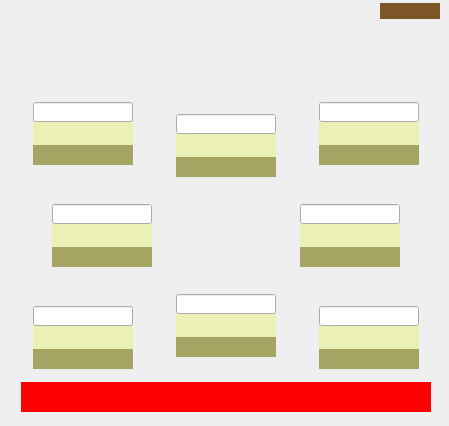
<?xml version="1.0" ?>
<ui version="4.0">
  <class>optics-R2-13-xiahsc</class>
  <widget class="QWidget" name="screen">
    <property name="geometry">
      <rect>
        <x>85</x>
        <y>104</y>
        <width>449</width>
        <height>426</height>
      </rect>
    </property>
    <property name="styleSheet">
      <string notr="true">QWidget#screen {
  color: rgb(0, 0, 0);
  background-color: rgb(187, 193, 135);
  }</string>
    </property>
    <property name="windowTitle">
      <string>optics-R2-13-xiahsc</string>
    </property>
    <widget class="QWidget" name="text_146">
      <property name="geometry">
        <rect>
          <x>10</x>
          <y>17</y>
          <width>380</width>
          <height>20</height>
        </rect>
      </property>
      <property name="styleSheet">
        <string notr="true">QWidget#text_146 {
  color: rgb(0, 0, 0);
  }</string>
      </property>
      <property name="toolTip">
        <string>TBA widget: text_146</string>
      </property>
    </widget>
    <widget class="QWidget" name="text_147">
      <property name="geometry">
        <rect>
          <x>4</x>
          <y>4</y>
          <width>363</width>
          <height>8</height>
        </rect>
      </property>
      <property name="styleSheet">
        <string notr="true">QWidget#text_147 {
  color: rgb(0, 0, 0);
  }</string>
      </property>
      <property name="toolTip">
        <string>TBA widget: text_147</string>
      </property>
    </widget>
    <widget class="QWidget" name="message_button_56">
      <property name="geometry">
        <rect>
          <x>21</x>
          <y>382</y>
          <width>410</width>
          <height>30</height>
        </rect>
      </property>
      <property name="styleSheet">
        <string notr="true">QWidget#message_button_56 {
  color: rgb(255, 255, 255);
  background-color: rgb(253, 0, 0);
  }</string>
      </property>
      <property name="toolTip">
        <string>TBA widget: message_button_56</string>
      </property>
    </widget>
    <widget class="QWidget" name="rectangle_53">
      <property name="geometry">
        <rect>
          <x>166</x>
          <y>191</y>
          <width>120</width>
          <height>80</height>
        </rect>
      </property>
      <property name="styleSheet">
        <string notr="true">QWidget#rectangle_53 {
  color: rgb(251, 243, 74);
  }</string>
      </property>
      <property name="toolTip">
        <string>TBA widget: rectangle_53</string>
      </property>
    </widget>
    <widget class="QWidget" name="rectangle_54">
      <property name="geometry">
        <rect>
          <x>43</x>
          <y>186</y>
          <width>118</width>
          <height>90</height>
        </rect>
      </property>
      <property name="styleSheet">
        <string notr="true">QWidget#rectangle_54 {
  color: rgb(135, 147, 226);
  }</string>
      </property>
      <property name="toolTip">
        <string>TBA widget: rectangle_54</string>
      </property>
    </widget>
    <widget class="QWidget" name="rectangle_55">
      <property name="geometry">
        <rect>
          <x>47</x>
          <y>200</y>
          <width>110</width>
          <height>72</height>
        </rect>
      </property>
      <property name="styleSheet">
        <string notr="true">QWidget#rectangle_55 {
  color: rgb(0, 216, 0);
  }</string>
      </property>
      <property name="toolTip">
        <string>TBA widget: rectangle_55</string>
      </property>
    </widget>
    <widget class="QWidget" name="text_entry_87">
      <property name="geometry">
        <rect>
          <x>52</x>
          <y>223</y>
          <width>100</width>
          <height>24</height>
        </rect>
      </property>
      <property name="styleSheet">
        <string notr="true">QWidget#text_entry_87 {
  color: rgb(0, 0, 0);
  background-color: rgb(235, 241, 181);
  }</string>
      </property>
      <property name="toolTip">
        <string>TBA widget: text_entry_87</string>
      </property>
    </widget>
    <widget class="PyDMLineEdit" name="text_update_77">
      <property name="geometry">
        <rect>
          <x>52</x>
          <y>204</y>
          <width>100</width>
          <height>20</height>
        </rect>
      </property>
      <property name="styleSheet">
        <string notr="true">PyDMLineEdit#text_update_77 {
  color: rgb(0, 0, 0);
  background-color: rgb(212, 219, 157);
  }</string>
      </property>
      <property name="toolTip">
        <string>PV: ${P}${HSC}lRB</string>
      </property>
      <property name="readOnly">
        <bool>true</bool>
      </property>
      <property name="channel" stdset="0">
        <string>ca://${P}${HSC}lRB</string>
      </property>
    </widget>
    <widget class="QWidget" name="valuator">
      <property name="geometry">
        <rect>
          <x>52</x>
          <y>247</y>
          <width>100</width>
          <height>20</height>
        </rect>
      </property>
      <property name="styleSheet">
        <string notr="true">QWidget#valuator {
  color: rgb(0, 0, 0);
  background-color: rgb(166, 164, 98);
  }</string>
      </property>
      <property name="toolTip">
        <string>TBA widget: valuator</string>
      </property>
    </widget>
    <widget class="QWidget" name="text_148">
      <property name="geometry">
        <rect>
          <x>47</x>
          <y>190</y>
          <width>110</width>
          <height>10</height>
        </rect>
      </property>
      <property name="styleSheet">
        <string notr="true">QWidget#text_148 {
  color: rgb(0, 0, 0);
  }</string>
      </property>
      <property name="toolTip">
        <string>TBA widget: text_148</string>
      </property>
    </widget>
    <widget class="QWidget" name="rectangle_56">
      <property name="geometry">
        <rect>
          <x>167</x>
          <y>96</y>
          <width>118</width>
          <height>90</height>
        </rect>
      </property>
      <property name="styleSheet">
        <string notr="true">QWidget#rectangle_56 {
  color: rgb(135, 147, 226);
  }</string>
      </property>
      <property name="toolTip">
        <string>TBA widget: rectangle_56</string>
      </property>
    </widget>
    <widget class="QWidget" name="rectangle_57">
      <property name="geometry">
        <rect>
          <x>171</x>
          <y>110</y>
          <width>110</width>
          <height>72</height>
        </rect>
      </property>
      <property name="styleSheet">
        <string notr="true">QWidget#rectangle_57 {
  color: rgb(0, 216, 0);
  }</string>
      </property>
      <property name="toolTip">
        <string>TBA widget: rectangle_57</string>
      </property>
    </widget>
    <widget class="QWidget" name="text_entry_88">
      <property name="geometry">
        <rect>
          <x>176</x>
          <y>133</y>
          <width>100</width>
          <height>24</height>
        </rect>
      </property>
      <property name="styleSheet">
        <string notr="true">QWidget#text_entry_88 {
  color: rgb(0, 0, 0);
  background-color: rgb(235, 241, 181);
  }</string>
      </property>
      <property name="toolTip">
        <string>TBA widget: text_entry_88</string>
      </property>
    </widget>
    <widget class="PyDMLineEdit" name="text_update_78">
      <property name="geometry">
        <rect>
          <x>176</x>
          <y>114</y>
          <width>100</width>
          <height>20</height>
        </rect>
      </property>
      <property name="styleSheet">
        <string notr="true">PyDMLineEdit#text_update_78 {
  color: rgb(0, 0, 0);
  background-color: rgb(212, 219, 157);
  }</string>
      </property>
      <property name="toolTip">
        <string>PV: ${P}${HSC}tRB</string>
      </property>
      <property name="readOnly">
        <bool>true</bool>
      </property>
      <property name="channel" stdset="0">
        <string>ca://${P}${HSC}tRB</string>
      </property>
    </widget>
    <widget class="QWidget" name="valuator_1">
      <property name="geometry">
        <rect>
          <x>176</x>
          <y>157</y>
          <width>100</width>
          <height>20</height>
        </rect>
      </property>
      <property name="styleSheet">
        <string notr="true">QWidget#valuator_1 {
  color: rgb(0, 0, 0);
  background-color: rgb(166, 164, 98);
  }</string>
      </property>
      <property name="toolTip">
        <string>TBA widget: valuator_1</string>
      </property>
    </widget>
    <widget class="QWidget" name="text_149">
      <property name="geometry">
        <rect>
          <x>171</x>
          <y>100</y>
          <width>110</width>
          <height>10</height>
        </rect>
      </property>
      <property name="styleSheet">
        <string notr="true">QWidget#text_149 {
  color: rgb(0, 0, 0);
  }</string>
      </property>
      <property name="toolTip">
        <string>TBA widget: text_149</string>
      </property>
    </widget>
    <widget class="QWidget" name="rectangle_58">
      <property name="geometry">
        <rect>
          <x>167</x>
          <y>276</y>
          <width>118</width>
          <height>90</height>
        </rect>
      </property>
      <property name="styleSheet">
        <string notr="true">QWidget#rectangle_58 {
  color: rgb(135, 147, 226);
  }</string>
      </property>
      <property name="toolTip">
        <string>TBA widget: rectangle_58</string>
      </property>
    </widget>
    <widget class="QWidget" name="rectangle_59">
      <property name="geometry">
        <rect>
          <x>171</x>
          <y>290</y>
          <width>110</width>
          <height>72</height>
        </rect>
      </property>
      <property name="styleSheet">
        <string notr="true">QWidget#rectangle_59 {
  color: rgb(0, 216, 0);
  }</string>
      </property>
      <property name="toolTip">
        <string>TBA widget: rectangle_59</string>
      </property>
    </widget>
    <widget class="QWidget" name="text_entry_89">
      <property name="geometry">
        <rect>
          <x>176</x>
          <y>313</y>
          <width>100</width>
          <height>24</height>
        </rect>
      </property>
      <property name="styleSheet">
        <string notr="true">QWidget#text_entry_89 {
  color: rgb(0, 0, 0);
  background-color: rgb(235, 241, 181);
  }</string>
      </property>
      <property name="toolTip">
        <string>TBA widget: text_entry_89</string>
      </property>
    </widget>
    <widget class="PyDMLineEdit" name="text_update_79">
      <property name="geometry">
        <rect>
          <x>176</x>
          <y>294</y>
          <width>100</width>
          <height>20</height>
        </rect>
      </property>
      <property name="styleSheet">
        <string notr="true">PyDMLineEdit#text_update_79 {
  color: rgb(0, 0, 0);
  background-color: rgb(212, 219, 157);
  }</string>
      </property>
      <property name="toolTip">
        <string>PV: ${P}${HSC}bRB</string>
      </property>
      <property name="readOnly">
        <bool>true</bool>
      </property>
      <property name="channel" stdset="0">
        <string>ca://${P}${HSC}bRB</string>
      </property>
    </widget>
    <widget class="QWidget" name="valuator_2">
      <property name="geometry">
        <rect>
          <x>176</x>
          <y>337</y>
          <width>100</width>
          <height>20</height>
        </rect>
      </property>
      <property name="styleSheet">
        <string notr="true">QWidget#valuator_2 {
  color: rgb(0, 0, 0);
  background-color: rgb(166, 164, 98);
  }</string>
      </property>
      <property name="toolTip">
        <string>TBA widget: valuator_2</string>
      </property>
    </widget>
    <widget class="QWidget" name="text_150">
      <property name="geometry">
        <rect>
          <x>171</x>
          <y>280</y>
          <width>110</width>
          <height>10</height>
        </rect>
      </property>
      <property name="styleSheet">
        <string notr="true">QWidget#text_150 {
  color: rgb(0, 0, 0);
  }</string>
      </property>
      <property name="toolTip">
        <string>TBA widget: text_150</string>
      </property>
    </widget>
    <widget class="QWidget" name="rectangle_60">
      <property name="geometry">
        <rect>
          <x>291</x>
          <y>186</y>
          <width>118</width>
          <height>90</height>
        </rect>
      </property>
      <property name="styleSheet">
        <string notr="true">QWidget#rectangle_60 {
  color: rgb(135, 147, 226);
  }</string>
      </property>
      <property name="toolTip">
        <string>TBA widget: rectangle_60</string>
      </property>
    </widget>
    <widget class="QWidget" name="rectangle_61">
      <property name="geometry">
        <rect>
          <x>295</x>
          <y>200</y>
          <width>110</width>
          <height>72</height>
        </rect>
      </property>
      <property name="styleSheet">
        <string notr="true">QWidget#rectangle_61 {
  color: rgb(0, 216, 0);
  }</string>
      </property>
      <property name="toolTip">
        <string>TBA widget: rectangle_61</string>
      </property>
    </widget>
    <widget class="QWidget" name="text_entry_90">
      <property name="geometry">
        <rect>
          <x>300</x>
          <y>223</y>
          <width>100</width>
          <height>24</height>
        </rect>
      </property>
      <property name="styleSheet">
        <string notr="true">QWidget#text_entry_90 {
  color: rgb(0, 0, 0);
  background-color: rgb(235, 241, 181);
  }</string>
      </property>
      <property name="toolTip">
        <string>TBA widget: text_entry_90</string>
      </property>
    </widget>
    <widget class="PyDMLineEdit" name="text_update_80">
      <property name="geometry">
        <rect>
          <x>300</x>
          <y>204</y>
          <width>100</width>
          <height>20</height>
        </rect>
      </property>
      <property name="styleSheet">
        <string notr="true">PyDMLineEdit#text_update_80 {
  color: rgb(0, 0, 0);
  background-color: rgb(212, 219, 157);
  }</string>
      </property>
      <property name="toolTip">
        <string>PV: ${P}${HSC}rRB</string>
      </property>
      <property name="readOnly">
        <bool>true</bool>
      </property>
      <property name="channel" stdset="0">
        <string>ca://${P}${HSC}rRB</string>
      </property>
    </widget>
    <widget class="QWidget" name="valuator_3">
      <property name="geometry">
        <rect>
          <x>300</x>
          <y>247</y>
          <width>100</width>
          <height>20</height>
        </rect>
      </property>
      <property name="styleSheet">
        <string notr="true">QWidget#valuator_3 {
  color: rgb(0, 0, 0);
  background-color: rgb(166, 164, 98);
  }</string>
      </property>
      <property name="toolTip">
        <string>TBA widget: valuator_3</string>
      </property>
    </widget>
    <widget class="QWidget" name="text_151">
      <property name="geometry">
        <rect>
          <x>295</x>
          <y>190</y>
          <width>110</width>
          <height>10</height>
        </rect>
      </property>
      <property name="styleSheet">
        <string notr="true">QWidget#text_151 {
  color: rgb(0, 0, 0);
  }</string>
      </property>
      <property name="toolTip">
        <string>TBA widget: text_151</string>
      </property>
    </widget>
    <widget class="QWidget" name="rectangle_62">
      <property name="geometry">
        <rect>
          <x>24</x>
          <y>84</y>
          <width>118</width>
          <height>90</height>
        </rect>
      </property>
      <property name="styleSheet">
        <string notr="true">QWidget#rectangle_62 {
  color: rgb(115, 223, 255);
  }</string>
      </property>
      <property name="toolTip">
        <string>TBA widget: rectangle_62</string>
      </property>
    </widget>
    <widget class="QWidget" name="rectangle_63">
      <property name="geometry">
        <rect>
          <x>28</x>
          <y>98</y>
          <width>110</width>
          <height>72</height>
        </rect>
      </property>
      <property name="styleSheet">
        <string notr="true">QWidget#rectangle_63 {
  color: rgb(0, 216, 0);
  }</string>
      </property>
      <property name="toolTip">
        <string>TBA widget: rectangle_63</string>
      </property>
    </widget>
    <widget class="QWidget" name="text_entry_91">
      <property name="geometry">
        <rect>
          <x>33</x>
          <y>121</y>
          <width>100</width>
          <height>24</height>
        </rect>
      </property>
      <property name="styleSheet">
        <string notr="true">QWidget#text_entry_91 {
  color: rgb(0, 0, 0);
  background-color: rgb(235, 241, 181);
  }</string>
      </property>
      <property name="toolTip">
        <string>TBA widget: text_entry_91</string>
      </property>
    </widget>
    <widget class="PyDMLineEdit" name="text_update_81">
      <property name="geometry">
        <rect>
          <x>33</x>
          <y>102</y>
          <width>100</width>
          <height>20</height>
        </rect>
      </property>
      <property name="styleSheet">
        <string notr="true">PyDMLineEdit#text_update_81 {
  color: rgb(0, 0, 0);
  background-color: rgb(212, 219, 157);
  }</string>
      </property>
      <property name="toolTip">
        <string>PV: ${P}${HSC}widthRB</string>
      </property>
      <property name="readOnly">
        <bool>true</bool>
      </property>
      <property name="channel" stdset="0">
        <string>ca://${P}${HSC}widthRB</string>
      </property>
    </widget>
    <widget class="QWidget" name="valuator_4">
      <property name="geometry">
        <rect>
          <x>33</x>
          <y>145</y>
          <width>100</width>
          <height>20</height>
        </rect>
      </property>
      <property name="styleSheet">
        <string notr="true">QWidget#valuator_4 {
  color: rgb(0, 0, 0);
  background-color: rgb(166, 164, 98);
  }</string>
      </property>
      <property name="toolTip">
        <string>TBA widget: valuator_4</string>
      </property>
    </widget>
    <widget class="QWidget" name="text_152">
      <property name="geometry">
        <rect>
          <x>28</x>
          <y>88</y>
          <width>110</width>
          <height>10</height>
        </rect>
      </property>
      <property name="styleSheet">
        <string notr="true">QWidget#text_152 {
  color: rgb(0, 0, 0);
  }</string>
      </property>
      <property name="toolTip">
        <string>TBA widget: text_152</string>
      </property>
    </widget>
    <widget class="QWidget" name="rectangle_64">
      <property name="geometry">
        <rect>
          <x>24</x>
          <y>288</y>
          <width>118</width>
          <height>90</height>
        </rect>
      </property>
      <property name="styleSheet">
        <string notr="true">QWidget#rectangle_64 {
  color: rgb(115, 223, 255);
  }</string>
      </property>
      <property name="toolTip">
        <string>TBA widget: rectangle_64</string>
      </property>
    </widget>
    <widget class="QWidget" name="rectangle_65">
      <property name="geometry">
        <rect>
          <x>28</x>
          <y>302</y>
          <width>110</width>
          <height>72</height>
        </rect>
      </property>
      <property name="styleSheet">
        <string notr="true">QWidget#rectangle_65 {
  color: rgb(0, 216, 0);
  }</string>
      </property>
      <property name="toolTip">
        <string>TBA widget: rectangle_65</string>
      </property>
    </widget>
    <widget class="QWidget" name="text_entry_92">
      <property name="geometry">
        <rect>
          <x>33</x>
          <y>325</y>
          <width>100</width>
          <height>24</height>
        </rect>
      </property>
      <property name="styleSheet">
        <string notr="true">QWidget#text_entry_92 {
  color: rgb(0, 0, 0);
  background-color: rgb(235, 241, 181);
  }</string>
      </property>
      <property name="toolTip">
        <string>TBA widget: text_entry_92</string>
      </property>
    </widget>
    <widget class="PyDMLineEdit" name="text_update_82">
      <property name="geometry">
        <rect>
          <x>33</x>
          <y>306</y>
          <width>100</width>
          <height>20</height>
        </rect>
      </property>
      <property name="styleSheet">
        <string notr="true">PyDMLineEdit#text_update_82 {
  color: rgb(0, 0, 0);
  background-color: rgb(212, 219, 157);
  }</string>
      </property>
      <property name="toolTip">
        <string>PV: ${P}${HSC}h0RB</string>
      </property>
      <property name="readOnly">
        <bool>true</bool>
      </property>
      <property name="channel" stdset="0">
        <string>ca://${P}${HSC}h0RB</string>
      </property>
    </widget>
    <widget class="QWidget" name="valuator_5">
      <property name="geometry">
        <rect>
          <x>33</x>
          <y>349</y>
          <width>100</width>
          <height>20</height>
        </rect>
      </property>
      <property name="styleSheet">
        <string notr="true">QWidget#valuator_5 {
  color: rgb(0, 0, 0);
  background-color: rgb(166, 164, 98);
  }</string>
      </property>
      <property name="toolTip">
        <string>TBA widget: valuator_5</string>
      </property>
    </widget>
    <widget class="QWidget" name="text_153">
      <property name="geometry">
        <rect>
          <x>28</x>
          <y>292</y>
          <width>110</width>
          <height>10</height>
        </rect>
      </property>
      <property name="styleSheet">
        <string notr="true">QWidget#text_153 {
  color: rgb(0, 0, 0);
  }</string>
      </property>
      <property name="toolTip">
        <string>TBA widget: text_153</string>
      </property>
    </widget>
    <widget class="QWidget" name="rectangle_66">
      <property name="geometry">
        <rect>
          <x>310</x>
          <y>288</y>
          <width>118</width>
          <height>90</height>
        </rect>
      </property>
      <property name="styleSheet">
        <string notr="true">QWidget#rectangle_66 {
  color: rgb(115, 223, 255);
  }</string>
      </property>
      <property name="toolTip">
        <string>TBA widget: rectangle_66</string>
      </property>
    </widget>
    <widget class="QWidget" name="rectangle_67">
      <property name="geometry">
        <rect>
          <x>314</x>
          <y>302</y>
          <width>110</width>
          <height>72</height>
        </rect>
      </property>
      <property name="styleSheet">
        <string notr="true">QWidget#rectangle_67 {
  color: rgb(0, 216, 0);
  }</string>
      </property>
      <property name="toolTip">
        <string>TBA widget: rectangle_67</string>
      </property>
    </widget>
    <widget class="QWidget" name="text_entry_93">
      <property name="geometry">
        <rect>
          <x>319</x>
          <y>325</y>
          <width>100</width>
          <height>24</height>
        </rect>
      </property>
      <property name="styleSheet">
        <string notr="true">QWidget#text_entry_93 {
  color: rgb(0, 0, 0);
  background-color: rgb(235, 241, 181);
  }</string>
      </property>
      <property name="toolTip">
        <string>TBA widget: text_entry_93</string>
      </property>
    </widget>
    <widget class="PyDMLineEdit" name="text_update_83">
      <property name="geometry">
        <rect>
          <x>319</x>
          <y>306</y>
          <width>100</width>
          <height>20</height>
        </rect>
      </property>
      <property name="styleSheet">
        <string notr="true">PyDMLineEdit#text_update_83 {
  color: rgb(0, 0, 0);
  background-color: rgb(212, 219, 157);
  }</string>
      </property>
      <property name="toolTip">
        <string>PV: ${P}${HSC}v0RB</string>
      </property>
      <property name="readOnly">
        <bool>true</bool>
      </property>
      <property name="channel" stdset="0">
        <string>ca://${P}${HSC}v0RB</string>
      </property>
    </widget>
    <widget class="QWidget" name="valuator_6">
      <property name="geometry">
        <rect>
          <x>319</x>
          <y>349</y>
          <width>100</width>
          <height>20</height>
        </rect>
      </property>
      <property name="styleSheet">
        <string notr="true">QWidget#valuator_6 {
  color: rgb(0, 0, 0);
  background-color: rgb(166, 164, 98);
  }</string>
      </property>
      <property name="toolTip">
        <string>TBA widget: valuator_6</string>
      </property>
    </widget>
    <widget class="QWidget" name="text_154">
      <property name="geometry">
        <rect>
          <x>314</x>
          <y>292</y>
          <width>110</width>
          <height>10</height>
        </rect>
      </property>
      <property name="styleSheet">
        <string notr="true">QWidget#text_154 {
  color: rgb(0, 0, 0);
  }</string>
      </property>
      <property name="toolTip">
        <string>TBA widget: text_154</string>
      </property>
    </widget>
    <widget class="QWidget" name="rectangle_68">
      <property name="geometry">
        <rect>
          <x>310</x>
          <y>84</y>
          <width>118</width>
          <height>90</height>
        </rect>
      </property>
      <property name="styleSheet">
        <string notr="true">QWidget#rectangle_68 {
  color: rgb(115, 223, 255);
  }</string>
      </property>
      <property name="toolTip">
        <string>TBA widget: rectangle_68</string>
      </property>
    </widget>
    <widget class="QWidget" name="rectangle_69">
      <property name="geometry">
        <rect>
          <x>314</x>
          <y>98</y>
          <width>110</width>
          <height>72</height>
        </rect>
      </property>
      <property name="styleSheet">
        <string notr="true">QWidget#rectangle_69 {
  color: rgb(0, 216, 0);
  }</string>
      </property>
      <property name="toolTip">
        <string>TBA widget: rectangle_69</string>
      </property>
    </widget>
    <widget class="QWidget" name="text_entry_94">
      <property name="geometry">
        <rect>
          <x>319</x>
          <y>121</y>
          <width>100</width>
          <height>24</height>
        </rect>
      </property>
      <property name="styleSheet">
        <string notr="true">QWidget#text_entry_94 {
  color: rgb(0, 0, 0);
  background-color: rgb(235, 241, 181);
  }</string>
      </property>
      <property name="toolTip">
        <string>TBA widget: text_entry_94</string>
      </property>
    </widget>
    <widget class="PyDMLineEdit" name="text_update_84">
      <property name="geometry">
        <rect>
          <x>319</x>
          <y>102</y>
          <width>100</width>
          <height>20</height>
        </rect>
      </property>
      <property name="styleSheet">
        <string notr="true">PyDMLineEdit#text_update_84 {
  color: rgb(0, 0, 0);
  background-color: rgb(212, 219, 157);
  }</string>
      </property>
      <property name="toolTip">
        <string>PV: ${P}${HSC}heightRB</string>
      </property>
      <property name="readOnly">
        <bool>true</bool>
      </property>
      <property name="channel" stdset="0">
        <string>ca://${P}${HSC}heightRB</string>
      </property>
    </widget>
    <widget class="QWidget" name="valuator_7">
      <property name="geometry">
        <rect>
          <x>319</x>
          <y>145</y>
          <width>100</width>
          <height>20</height>
        </rect>
      </property>
      <property name="styleSheet">
        <string notr="true">QWidget#valuator_7 {
  color: rgb(0, 0, 0);
  background-color: rgb(166, 164, 98);
  }</string>
      </property>
      <property name="toolTip">
        <string>TBA widget: valuator_7</string>
      </property>
    </widget>
    <widget class="QWidget" name="text_155">
      <property name="geometry">
        <rect>
          <x>314</x>
          <y>88</y>
          <width>110</width>
          <height>10</height>
        </rect>
      </property>
      <property name="styleSheet">
        <string notr="true">QWidget#text_155 {
  color: rgb(0, 0, 0);
  }</string>
      </property>
      <property name="toolTip">
        <string>TBA widget: text_155</string>
      </property>
    </widget>
    <widget class="QWidget" name="text_156">
      <property name="geometry">
        <rect>
          <x>176</x>
          <y>223</y>
          <width>100</width>
          <height>14</height>
        </rect>
      </property>
      <property name="styleSheet">
        <string notr="true">QWidget#text_156 {
  color: rgb(253, 0, 0);
  }</string>
      </property>
      <property name="toolTip">
        <string>TBA widget: text_156</string>
      </property>
    </widget>
    <widget class="QWidget" name="related_display_125">
      <property name="geometry">
        <rect>
          <x>380</x>
          <y>3</y>
          <width>60</width>
          <height>16</height>
        </rect>
      </property>
      <property name="styleSheet">
        <string notr="true">QWidget#related_display_125 {
  color: rgb(236, 236, 236);
  background-color: rgb(125, 86, 39);
  }</string>
      </property>
      <property name="toolTip">
        <string>TBA widget: related_display_125</string>
      </property>
    </widget>
    <widget class="QWidget" name="composite_30">
      <property name="geometry">
        <rect>
          <x>21</x>
          <y>40</y>
          <width>410</width>
          <height>41</height>
        </rect>
      </property>
      <property name="toolTip">
        <string>TBA widget: composite_30</string>
      </property>
    </widget>
  </widget>
  <customwidgets>
    <customwidget>
      <class>PyDMLineEdit</class>
      <extends>QLineEdit</extends>
      <header>pydm.widgets.line_edit</header>
    </customwidget>
    <customwidget>
      <class>PyDMLabel</class>
      <extends>QLabel</extends>
      <header>pydm.widgets.label</header>
    </customwidget>
    <customwidget>
      <class>PyDMEmbeddedDisplay</class>
      <extends>QFrame</extends>
      <header>pydm.widgets.embedded_display</header>
    </customwidget>
    <customwidget>
      <class>PyDMRelatedDisplayButton</class>
      <extends>QPushButton</extends>
      <header>pydm.widgets.related_display_button</header>
    </customwidget>
  </customwidgets>
</ui>
